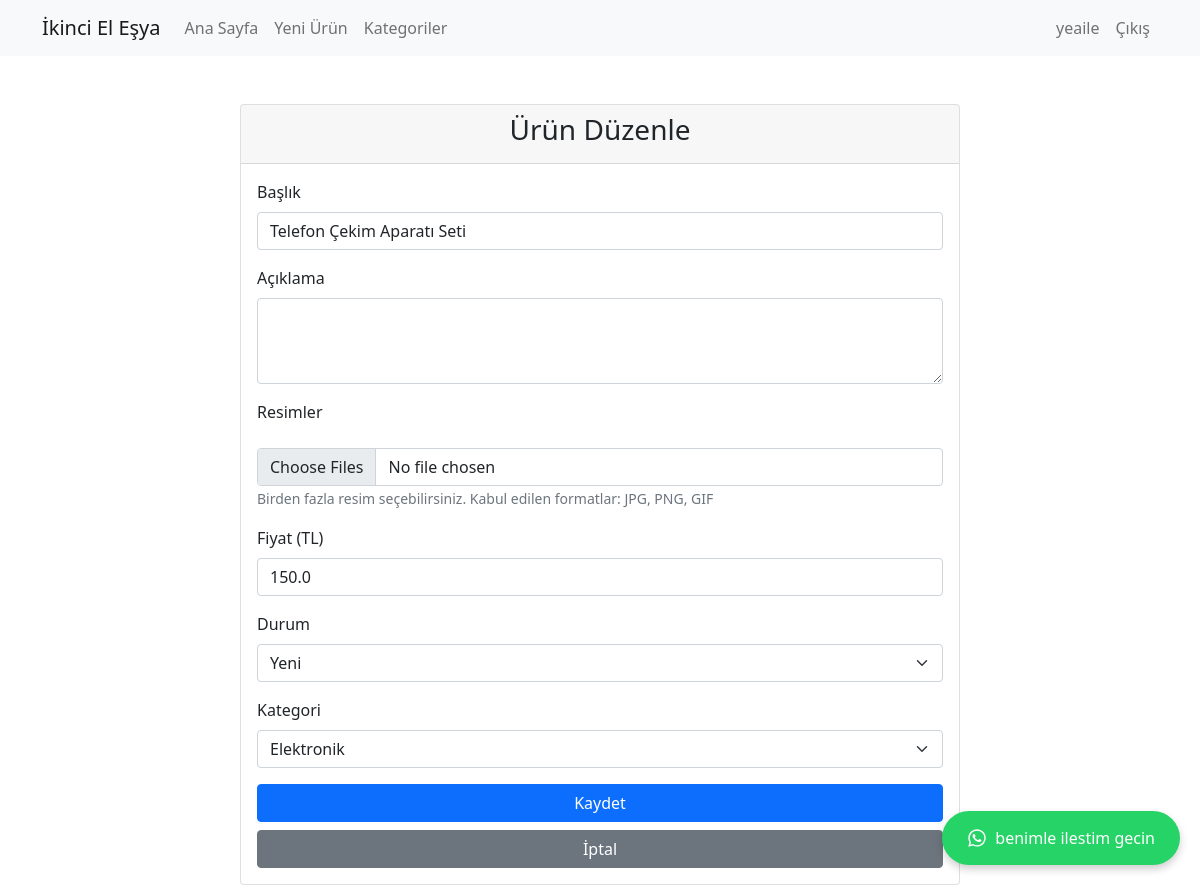
The page /edit/75 (signed in) on the database its author committed.
### models.py (models this page shows)
class Item(Base):
    __tablename__ = "items"
    id = Column(Integer, primary_key=True, index=True)
    title = Column(String, index=True)
    description = Column(String)
    price = Column(Float)
    condition = Column(String)
    user_id = Column(Integer)
    category_id = Column(Integer, ForeignKey("categories.id"))
    category = relationship("Category", back_populates="items")
    images = relationship("ItemImage", back_populates="item", cascade="all, delete-orphan")

class Category(Base):
    __tablename__ = "categories"
    id = Column(Integer, primary_key=True, index=True)
    name = Column(String, unique=True, index=True)
    description = Column(String, nullable=True)
    items = relationship("Item", back_populates="category")

### main.py (the view)
@app.get("/edit/{item_id}")
async def edit_item_page(request: Request, item_id: int, db: Session = Depends(get_db)):
    user = await get_current_user(request)
    if not user or not user.get("is_admin"):
        raise HTTPException(status_code=403, detail="Not authorized")
    item = db.query(models.Item).filter(models.Item.id == item_id).first()
    if not item:
        raise HTTPException(status_code=404, detail="Item not found")
    categories = db.query(models.Category).all()
    return templates.TemplateResponse("edit_item.html", {
        "request": request,
        "item": item,
        "user": user,
        "categories": categories
    })

### templates/edit_item.html (shortened to what this page needs)
{% extends "base.html" %}
{% block content %}
<div class="container">
    <div class="row justify-content-center">
        <div class="col-md-8">
            <div class="card mt-4">
                <div class="card-header">
                    <h3 class="text-center">{% if item %}Ürün Düzenle{% else %}Yeni Ürün Ekle{% endif %}</h3>
                </div>
                <div class="card-body">
                    <form method="POST" action="{% if item %}/edit/{{ item.id }}{% else %}/add-item{% endif %}" enctype="multipart/form-data">
                        <div class="mb-3">
                            <label for="title" class="form-label">Başlık</label>
                            <input type="text" class="form-control" id="title" name="title"
                                   value="{{ item.title if item else '' }}" required>
                        </div>
                        <div class="mb-3">
                            <label for="description" class="form-label">Açıklama</label>
                            <textarea class="form-control" id="description" name="description"
                                      rows="3" required>{{ item.description if item else '' }}</textarea>
                        </div>
                        <div class="mb-3">
                            <label class="form-label">Resimler</label>
                            <div class="mb-2">
                                <input type="file" class="form-control" name="images" multiple accept="image/*" {% if not item %}required{% endif %}>
                                <small class="text-muted">Birden fazla resim seçebilirsiniz. Kabul edilen formatlar: JPG, PNG, GIF</small>
                            </div>
                        </div>
                        <div class="mb-3">
                            <label for="price" class="form-label">Fiyat (TL)</label>
                            <input type="number" class="form-control" id="price" name="price"
                                   value="{{ item.price if item else '' }}" step="0.01" required>
                        </div>
                        <div class="mb-3">
                            <label for="condition" class="form-label">Durum</label>
                            <select class="form-select" id="condition" name="condition" required>
                                <option value="Yeni" {% if item and item.condition == 'Yeni' %}selected{% endif %}>Yeni</option>
                            </select>
                        </div>
                        <div class="mb-3">
                            <label for="category" class="form-label">Kategori</label>
                            <select class="form-select" id="category" name="category_id" required>
                                {% for category in categories %}
                                <option value="{{ category.id }}"
                                        {% if item and item.category_id == category.id %}selected{% endif %}>
                                    {{ category.name }}
                                </option>
                                {% endfor %}
                            </select>
                        </div>
                        <div class="d-grid gap-2">
                            <button type="submit" class="btn btn-primary">Kaydet</button>
                            <a href="/" class="btn btn-secondary">İptal</a>
                        </div>
                    </form>
                </div>
            </div>
        </div>
    </div>
</div>
{% endblock %}

### rows shown on the page
Item: title "Telefon Çekim Aparatı Seti", price "150.0", condition "Yeni", category_id "Elektronik"

### other values the page prints
{{ user.username }} "yeaile"
